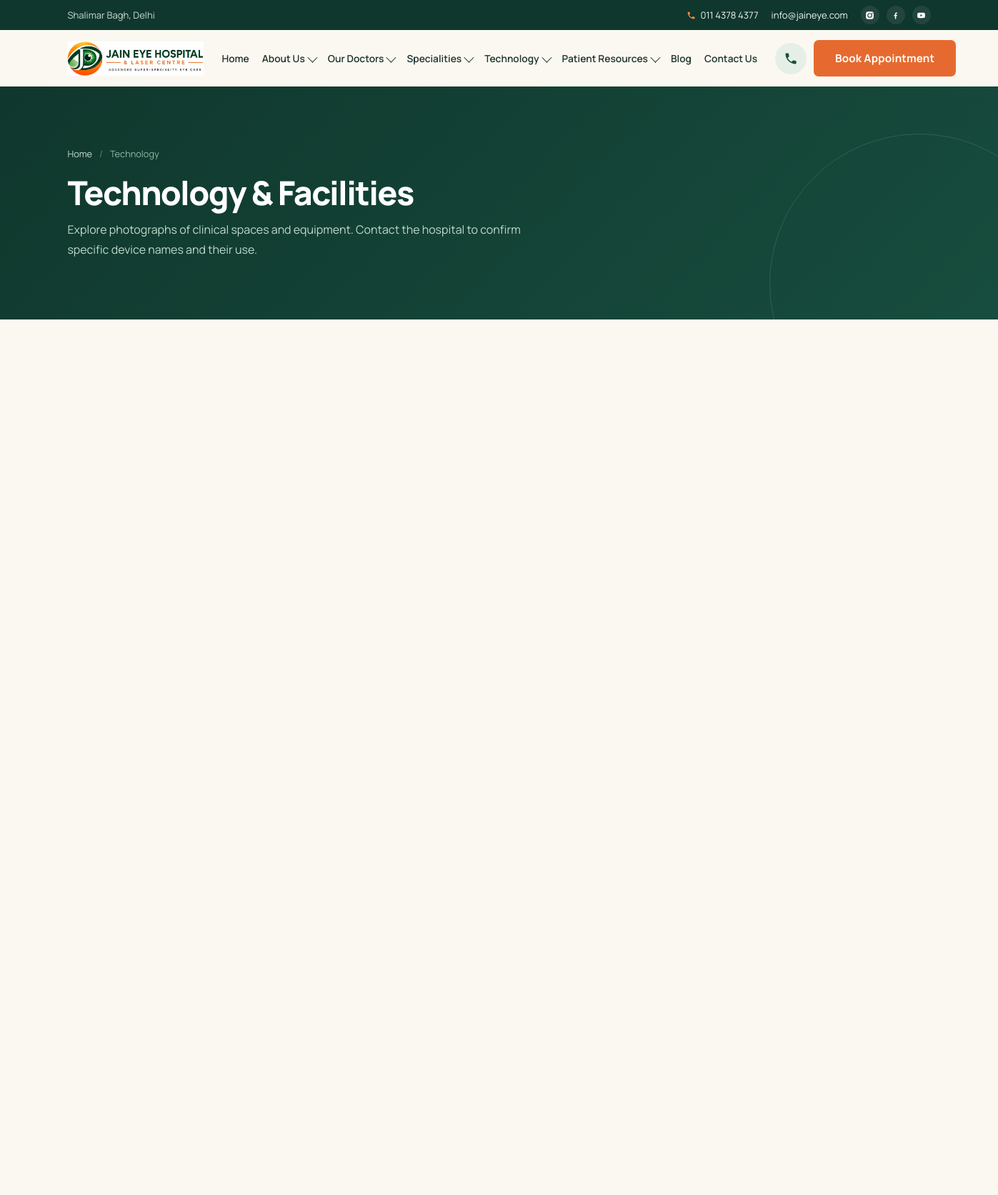
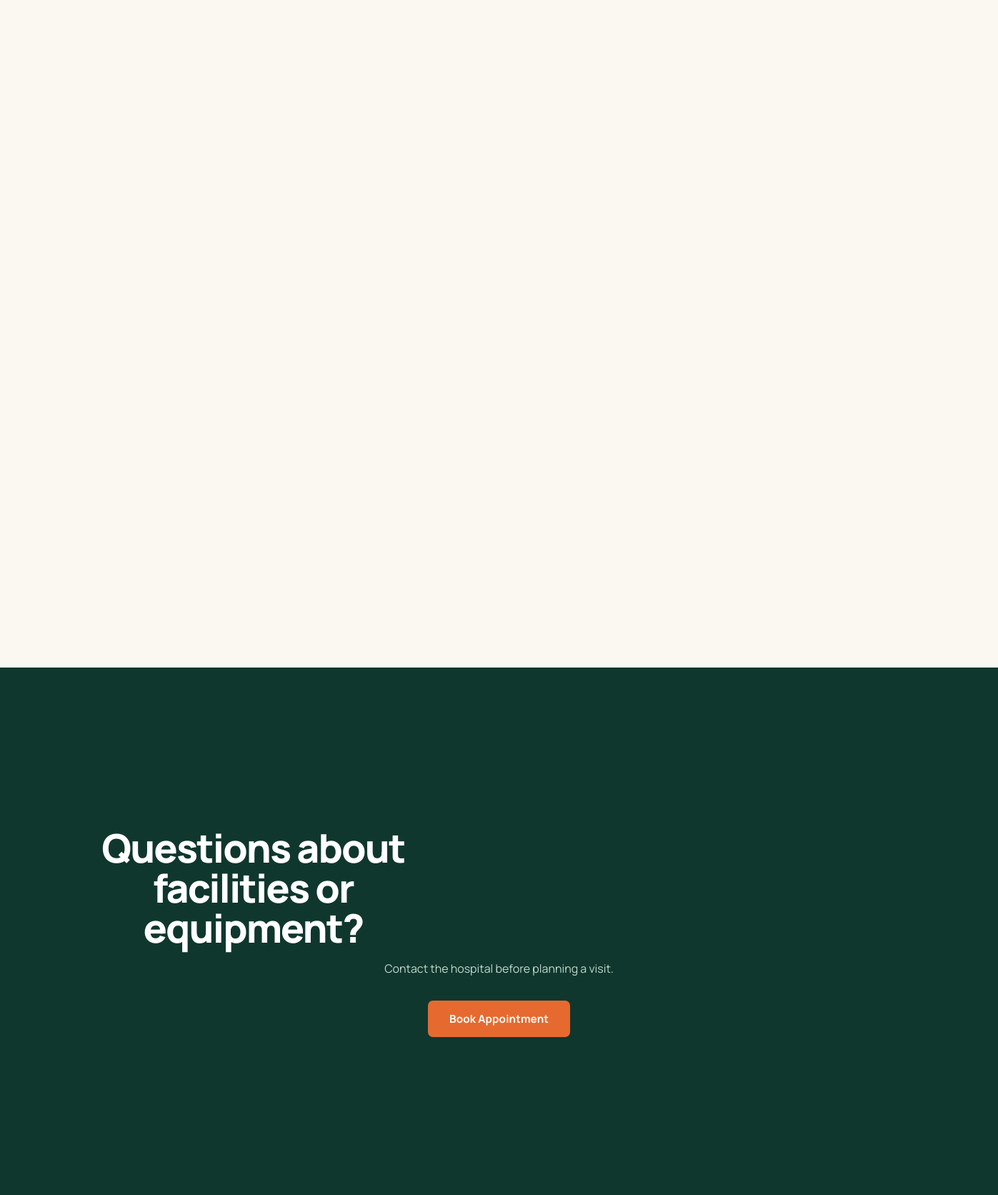
/technology (upper part), run on the app's committed database (2 pictures, top to bottom).
### tables this page shows
CREATE TABLE navigation_items (
  id INT UNSIGNED AUTO_INCREMENT PRIMARY KEY,
  parent_id INT UNSIGNED DEFAULT NULL,
  menu_location ENUM('header','footer') NOT NULL DEFAULT 'header',
  label VARCHAR(120) NOT NULL,
  url VARCHAR(255) NOT NULL,
  has_mega TINYINT(1) NOT NULL DEFAULT 0,
  position INT NOT NULL DEFAULT 0,
  is_active TINYINT(1) NOT NULL DEFAULT 1,
  INDEX idx_parent (parent_id)
);

### includes/functions.php (called while the page is built, shortened)
<?php
function e(?string $value): string
{
    return htmlspecialchars((string)$value, ENT_QUOTES, 'UTF-8');
}
function url(string $path = ''): string
{
    $scriptDir = str_replace('\\', '/', dirname($_SERVER['SCRIPT_NAME'] ?? '/'));
    $base = rtrim($scriptDir, '/');
    return $base . '/' . ltrim($path, '/');
}
function asset(string $path): string
{
    return url('assets/' . ltrim($path, '/'));
}
function nav_tree(): array
{
    $items = db_all(
        "SELECT * FROM navigation_items
         WHERE is_active = 1 AND menu_location = 'header'
         ORDER BY parent_id, position"
    );
    $tree = ['top' => [], 'children' => []];
    foreach ($items as $item) {
        if ($item['parent_id']) {
            $tree['children'][$item['parent_id']][] = $item;
        } else {
            $tree['top'][] = $item;
        }
    }
    foreach ($tree['top'] as &$top) {
        if ((int)$top['has_mega'] === 1) {
            $cols = db_all(
                "SELECT * FROM mega_menu_columns WHERE nav_item_id = ? AND is_active = 1 ORDER BY position",
                [$top['id']]
            );
        }
    }
    return $tree;
}

### includes/db.php (called while the page is built, shortened)
<?php
function db(): PDO
{
    static $pdo = null;
    if ($pdo instanceof PDO) {
        return $pdo;
    }
    $dsn = 'mysql:host=' . DB_HOST . ';dbname=' . DB_NAME . ';charset=' . DB_CHARSET;
    try {
        $pdo = new PDO($dsn, DB_USER, DB_PASS, [
            PDO::ATTR_ERRMODE            => PDO::ERRMODE_EXCEPTION,
            PDO::ATTR_DEFAULT_FETCH_MODE => PDO::FETCH_ASSOC,
            PDO::ATTR_EMULATE_PREPARES   => false,
        ]);
    } catch (PDOException $e) {
        error_log('DB connection failed: ' . $e->getMessage());
        http_response_code(503);
        exit('Service temporarily unavailable. Please try again later.');
    }
    return $pdo;
}
function db_all(string $sql, array $params = []): array
{
    $stmt = db()->prepare($sql);
    $stmt->execute($params);
    return $stmt->fetchAll();
}

### pages/technology.php (the view, shortened to what this page needs)
<?php
$rows = db_all("SELECT * FROM technologies WHERE status='published' ORDER BY category, position");
$grouped = [];
foreach ($rows as $row) { $grouped[$row['category']][] = $row; }
require __DIR__ . '/../includes/header.php';
?>
<section class="page-hero">
  <div class="container">
    <nav class="breadcrumb" aria-label="Breadcrumb"><a href="<?= url('/') ?>">Home</a><span class="sep">/</span><span>Technology</span></nav>
    <h1>Technology &amp; Facilities</h1>
    <p>Explore photographs of clinical spaces and equipment. Contact the hospital to confirm specific device names and their use.</p>
  </div>
</section>
<section class="section">
  <div class="container">
    <?php if ($grouped): ?>
      <?php foreach ($grouped as $cat => $items): ?>
      <div id="<?= e($cat) ?>" style="margin-bottom:56px;scroll-margin-top:120px">
        <div class="cards">
        </div>
      </div>
      <?php endforeach; ?>
    <?php else: ?>
    <div class="empty-state"><strong>No equipment details are published yet</strong>Contact the hospital to ask about the facilities or equipment relevant to your consultation.</div>
    <?php endif; ?>
  </div>
</section>
<section class="section section--green">
  <div class="container cta-final">
    <h2>Questions about facilities or equipment?</h2>
    <p>Contact the hospital before planning a visit.</p>
    <a class="btn btn--primary" href="<?= url('book-appointment') ?>">Book Appointment</a>
  </div>
</section>
<?php require __DIR__ . '/../includes/footer.php'; ?>

### includes/header.php (shortened to what this page needs)
<?php
$nav = nav_tree();
?>
<!DOCTYPE html>
<html lang="en">
<head>
<link rel="stylesheet" href="<?= e(asset('css/style.css') . '?v=' . filemtime(__DIR__ . '/../assets/css/style.css')) ?>">
</head>
<body>
<div class="utility-bar">
  <div class="container">
    <span class="utility-bar__left"><?= e(SITE_AREA) ?></span>
    <div class="utility-bar__right">
      <a href="tel:+911143784377">
        <svg class="icon" viewBox="0 0 24 24"><path d="M6.6 10.8c1.4 2.8 3.8 5.2 6.6 6.6l2.2-2.2c.3-.3.7-.4 1-.2 1.2.4 2.4.6 3.7.6.6 0 1 .4 1 1V20c0 .6-.4 1-1 1C10.6 21 3 13.4 3 4c0-.6.4-1 1-1h3.5c.6 0 1 .4 1 1 0 1.3.2 2.5.6 3.7.1.3 0 .7-.2 1l-2.3 2.1z"/></svg>
        <?= e(SITE_PHONE_1) ?></a>
      <a href="mailto:<?= e(SITE_EMAIL) ?>"><?= e(SITE_EMAIL) ?></a>
      <span class="utility-bar__social">
        <a href="<?= e(SITE_INSTAGRAM) ?>" target="_blank" rel="noopener" aria-label="Instagram"></a>
        <a href="<?= e(SITE_FACEBOOK) ?>" target="_blank" rel="noopener" aria-label="Facebook"><svg viewBox="0 0 24 24"><path d="M13.5 21v-7h2.4l.4-3h-2.8V9.1c0-.9.3-1.5 1.6-1.5h1.3V4.9c-.3 0-1.1-.1-2.1-.1-2.1 0-3.6 1.3-3.6 3.7V11H8.2v3h2.5v7h2.8z"/></svg></a>
        <a href="<?= e(SITE_YOUTUBE) ?>" target="_blank" rel="noopener" aria-label="YouTube"><svg viewBox="0 0 24 24"><path d="M21.6 7.2a2.5 2.5 0 0 0-1.8-1.8C18.2 5 12 5 12 5s-6.2 0-7.8.4A2.5 2.5 0 0 0 2.4 7.2 26 26 0 0 0 2 12a26 26 0 0 0 .4 4.8 2.5 2.5 0 0 0 1.8 1.8c1.6.4 7.8.4 7.8.4s6.2 0 7.8-.4a2.5 2.5 0 0 0 1.8-1.8A26 26 0 0 0 22 12a26 26 0 0 0-.4-4.8zM10 15V9l5.2 3L10 15z"/></svg></a>
      </span>
    </div>
  </div>
</div>
<header class="site-header">
  <div class="container">
    <nav class="nav" aria-label="Main navigation">
      <a class="nav__logo" href="<?= url('/') ?>" aria-label="<?= e(SITE_NAME) ?> - Home">
        <img src="<?= asset('img/logo-official.webp') ?>" alt="<?= e(SITE_NAME) ?> — <?= e(SITE_TAGLINE) ?>" width="256" height="64">
      </a>
      <ul class="nav__menu">
        <?php foreach ($nav['top'] as $item):
          $children = $nav['children'][$item['id']] ?? [];
          $mega = $item['mega'] ?? [];
          $hasSub = $children || $mega;
        ?>
        <li class="nav__item<?= $hasSub ? ' nav__item--has-sub' : '' ?>">
          <a class="nav__link" href="<?= url(ltrim($item['url'], '/')) ?>"
             <?php if ($hasSub): ?>aria-haspopup="true" aria-expanded="false"<?php endif; ?>>
            <?= e($item['label']) ?><?php if ($hasSub): ?><span class="caret" aria-hidden="true"></span><?php endif; ?>
          </a>
        </li>
        <?php endforeach; ?>
      </ul>
      <div class="nav__cta">
        <a class="nav__call" href="tel:+911143784377" aria-label="Call <?= e(SITE_PHONE_1) ?>">
          <svg viewBox="0 0 24 24"><path d="M6.6 10.8c1.4 2.8 3.8 5.2 6.6 6.6l2.2-2.2c.3-.3.7-.4 1-.2 1.2.4 2.4.6 3.7.6.6 0 1 .4 1 1V20c0 .6-.4 1-1 1C10.6 21 3 13.4 3 4c0-.6.4-1 1-1h3.5c.6 0 1 .4 1 1 0 1.3.2 2.5.6 3.7.1.3 0 .7-.2 1l-2.3 2.1z"/></svg>
        </a>
        <a class="btn btn--primary" href="<?= url('book-appointment') ?>">Book Appointment</a>
      </div>
    </nav>
  </div>
</header>
<main id="main">

### data on the page
navigation_items: label "Home"
navigation_items: label "About Us"
navigation_items: label "Our Doctors"
navigation_items: label "Specialities"
navigation_items: label "Technology"
navigation_items: label "Patient Resources"
navigation_items: label "Blog"
navigation_items: label "Contact Us"

### other printed values
SITE_AREA "Shalimar Bagh, Delhi"
SITE_PHONE_1 "011 4378 4377"
SITE_EMAIL "info@jaineye.com"
